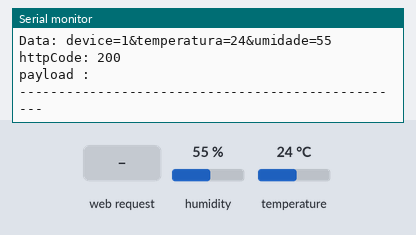
A sketch run on a simulated ESP32. Shown: the last lines printed to the serial monitor. The inputs (shaded band) are chosen by the test bench; at power-on: humidity 55 %, temperature 24 °C. WiFi joins after 1.5 s; servers stay silent unless stated; uploads are accepted with an empty reply.

Above: at 3.7 s.
3.8 s: HTTP request GET /ligar_sensor received
At 4.4 s:
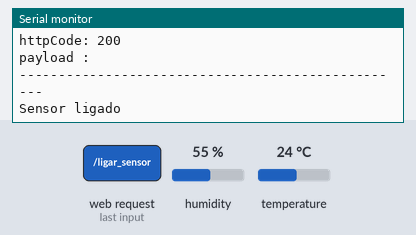
5.3 s: HTTP request GET /desligar_sensor received
At 6.7 s:
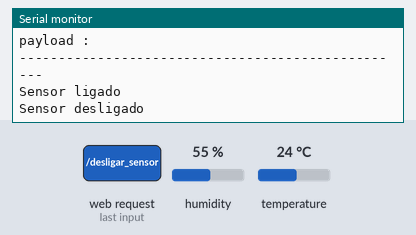

Measured:
- after the input at 3.8 s, the serial monitor: prints a new line at once (image 1)
- after the input at 5.3 s, the serial monitor: prints a new line at once (image 2)

The sketch:

esp32_button_on-off.ino
```cpp
#include <WiFi.h>
#include <AsyncTCP.h>
#include <HTTPClient.h>
#include <ESPAsyncWebServer.h>
#include <DHT.h>

#define DHTPIN 13 // Pino de conexão do sensor DHT22 (pino D13)
#define DHTTYPE DHT22 // Tipo do sensor DHT22

DHT dht22(DHTPIN, DHTTYPE); // Criação do objeto DHT para o sensor DHT22

String URL = "http://seu_scriptphp"; // URL do script PHP para envio dos dados

const char* ssid = "SSID da rede"; // Nome da rede Wi-Fi
const char* password = "Senha"; // Senha da rede Wi-Fi

int temperatura = 0; // Variável para armazenar a temperatura
int umidade = 0; // Variável para armazenar a umidade
int device = 1; // Identificador do dispositivo

bool sensorLigado = true; // Variável para controlar o estado do sensor (ligado/desligado)

AsyncWebServer server(80); // Criação do servidor web na porta 80

void setup() {
  Serial.begin(115200);

  dht22.begin(); // Inicializa o sensor DHT22

  connectWiFi(); // Conecta-se à rede Wi-Fi

  // Configura os handlers para as rotas do servidor web
  server.on("/ligar_sensor", HTTP_GET, [](AsyncWebServerRequest *request){
    ligarSensor(); // Liga o sensor
    request->send(200, "text/plain", "Sensor ligado");
  });

  server.on("/desligar_sensor", HTTP_GET, [](AsyncWebServerRequest *request){
    desligarSensor(); // Desliga o sensor
    request->send(200, "text/plain", "Sensor desligado");
  });

  server.begin(); // Inicia o servidor web
}

void loop() {
  if (WiFi.status() != WL_CONNECTED) {
    connectWiFi(); // Reconecta-se à rede Wi-Fi, se necessário
  }

  if (sensorLigado) {
    Load_DHT22_Data(); // Lê os dados do sensor DHT22
    String postData = "device=" + String(device) + "&temperatura=" + String(temperatura) + "&umidade=" + String(umidade);

    HTTPClient http;
    http.begin(URL);
    http.addHeader("Content-Type", "application/x-www-form-urlencoded");

    int httpCode = http.POST(postData); // Envia os dados para o script PHP
    String payload = http.getString();

    // Imprime informações de depuração
    Serial.print("URL : "); Serial.println(URL);
    Serial.print("Data: "); Serial.println(postData);
    Serial.print("httpCode: "); Serial.println(httpCode);
    Serial.print("payload : "); Serial.println(payload);
    Serial.println("--------------------------------------------------");
  } else {
    Serial.println("Sensor desligado");
  }

  delay(60000); // Aguarda 1 minuto
}

void Load_DHT22_Data() {
  temperatura = dht22.readTemperature(); // Lê a temperatura do sensor
  umidade = dht22.readHumidity(); // Lê a umidade do sensor

  if (isnan(temperatura) || isnan(umidade)) {
    Serial.println("Failed to read from DHT sensor!"); // Exibe mensagem de erro, se houver falha na leitura do sensor
    temperatura = 0;
    umidade = 0;
  }

  Serial.printf("Temperatura: %d °C\n", temperatura); // Exibe a temperatura no monitor serial
  Serial.printf("Umidade: %d %%\n", umidade); // Exibe a umidade no monitor serial
}

void connectWiFi() {
  WiFi.mode(WIFI_OFF);
  delay(1000);
  WiFi.mode(WIFI_STA);

  WiFi.begin(ssid, password); // Conecta-se à rede Wi-Fi

  Serial.println("Connecting to WiFi");

  while (WiFi.status() != WL_CONNECTED) {
    delay(500);
    Serial.print(".");
  }

  Serial.print("connected to : "); Serial.println(ssid);
  Serial.print("IP address: "); Serial.println(WiFi.localIP());
}

void ligarSensor() {
  sensorLigado = true; // Liga o sensor
  Serial.println("Sensor ligado");
}

void desligarSensor() {
  sensorLigado = false; // Desliga o sensor
  Serial.println("Sensor desligado");
}
```
